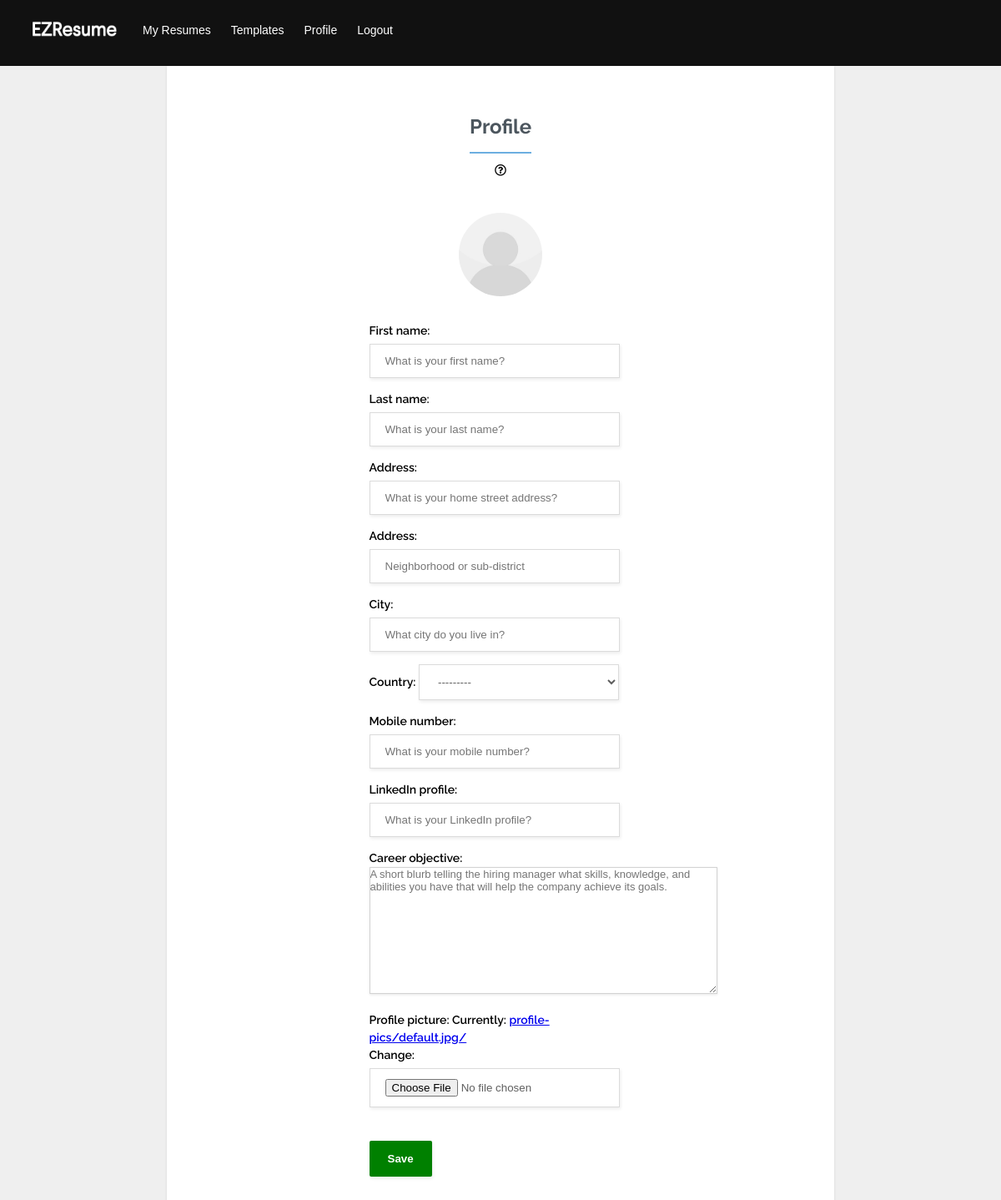
Page /app/edit-profile/ (signed in) on the earlier database version.
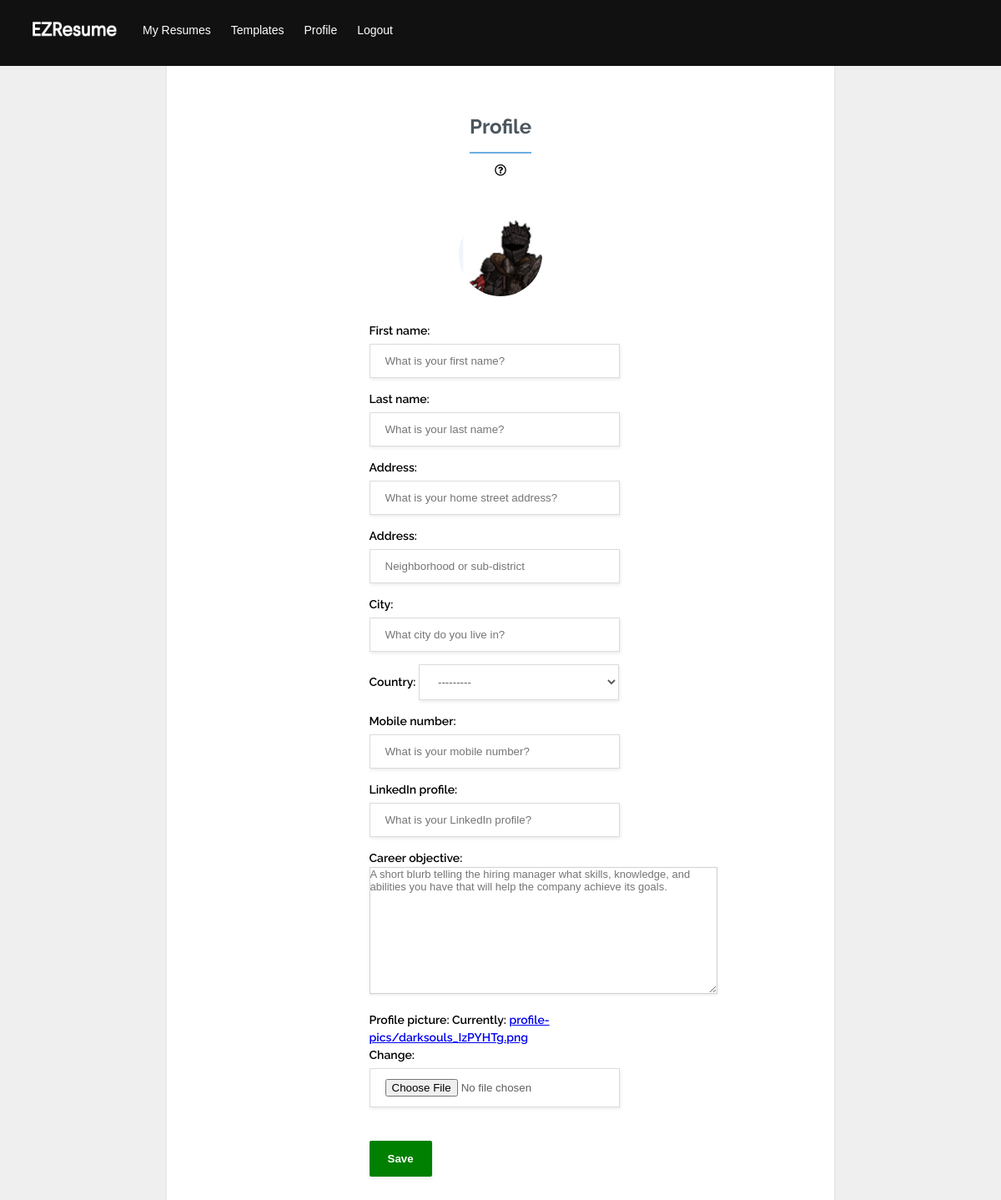
Same page on the later database version.
### users/models.py (models this page shows, shortened)
class User(AbstractUser):
    is_paying_customer = models.BooleanField(default=False)
    created_at = models.DateTimeField(auto_now_add=True, editable=False)
    updated_at = models.DateTimeField(auto_now=True)

class Profile(models.Model):
    user = models.OneToOneField(User, on_delete=models.CASCADE)
    phone_number = models.CharField(max_length=255, blank=True)
    address = models.CharField(max_length=255, blank=True)
    address2 = models.CharField(max_length=255, blank=True)
    city = models.CharField(max_length=255, blank=True)
    country = CountryField(blank_label='(Select country)', blank=True)
    linked_in = models.CharField(max_length=255, blank=True)
    objective = models.TextField(blank=True)
    profile_pic = models.ImageField(default="profile-pics/default.jpg/", upload_to="profile-pics")

### resumes/views.py (the view)
# urls.py: path('edit-profile/', views.edit_profile, name='edit-profile'),
@login_required()
def edit_profile(request):
    if request.method == 'POST':
        u_form = CustomUserChangeForm(request.POST, instance=request.user)
        p_form = ProfileUpdateForm(request.POST, request.FILES, instance=request.user.profile)
        if u_form.is_valid() and p_form.is_valid():
            u_form.save()
            p_form.save()
            messages.success(request, 'Your profile has been saved!')
            return HttpResponseRedirect(reverse('resumes:edit-profile'))
    else:
        u_form = CustomUserChangeForm(instance=request.user)
        p_form = ProfileUpdateForm(instance=request.user.profile)
    context = {'p_form': p_form,
               'u_form': u_form,
               }
    return render(request, 'resumes/profile.html', context)

### users/forms.py
class CustomUserChangeForm(forms.ModelForm):
    class Meta:
        model = User
        fields = ('first_name', 'last_name', )
        widgets = {'first_name': TextInput(attrs={'placeholder': 'What is your first name?'}),
                   'last_name': TextInput(attrs={'placeholder': 'What is your last name?'}), }

### resumes/templates/resumes/profile.html (shortened to what this page needs)
{% extends 'resumes/layout.html' %}
{% load static %}
{% block content %}
<form class="form-labels-on-top" method="POST" enctype="multipart/form-data">
    <div class="form-title-row">
        <h1>Profile</h1>
        <div class="tooltip">
            <i class="far fa-question-circle"></i>
        </div>
    </div>
    <div class="image-cropper">
        <img src="{{ user.profile.profile_pic.url }}">
    </div>
    <div class="form-row">
        {{ u_form.as_p }}
        {{ p_form.as_p }}
    </div>
    <div class="form-row">
        <button type="submit">Save</button>
    </div>
</form>
{% endblock %}

Differences in the rows shown:
changed User: profile.profile_pic: a different picture
Other differences:
text no longer shown: "Address: Address: City: Country: Mobile number: LinkedIn profile: Career objective: Profile picture: Currently: profile-pics/default.jpg/ Change:"
text now shown: "Address: Address: City: Country: Mobile number: LinkedIn profile: Career objective: Profile picture: Currently: profile-pics/darksouls_IzPYHTg.png Change:"
